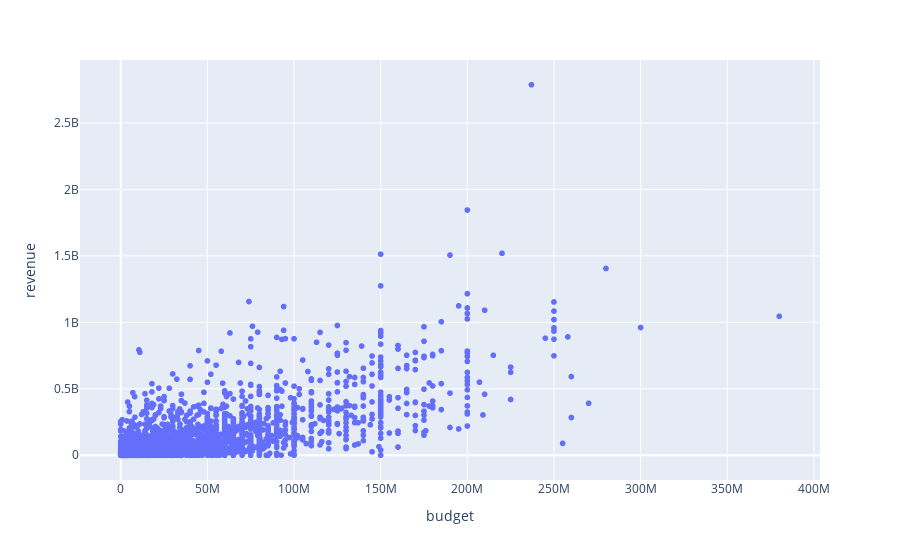

This figure's notebook cell:
### Markdown cell above
# Q4: Use scatter to draw the relationship between budget and revenue.

### Code cell
fig = px.scatter(movies, x="budget", y="revenue")
fig.show()

### Figure 1 — Plotly figure (JSON) as saved in the notebook; plotly's stock layout.template omitted (floating-point values rounded to 4 significant figures; data arrays with more than 128 entries replaced by an {"elided": "..."} marker saying what was removed)
{"data": [{"hovertemplate": "budget=%{x}<br>revenue=%{y}<extra></extra>", "legendgroup": "", "marker": {"color": "#636efa", "symbol": "circle"}, "mode": "markers", "name": "", "showlegend": false, "type": "scattergl", "x": {"elided": "4809 int values"}, "xaxis": "x", "y": {"elided": "4809 int values"}, "yaxis": "y"}], "layout": {"legend": {"tracegroupgap": 0}, "margin": {"t": 60}, "xaxis": {"anchor": "y", "domain": [0, 1], "title": {"text": "budget"}}, "yaxis": {"anchor": "x", "domain": [0, 1], "title": {"text": "revenue"}}}}
